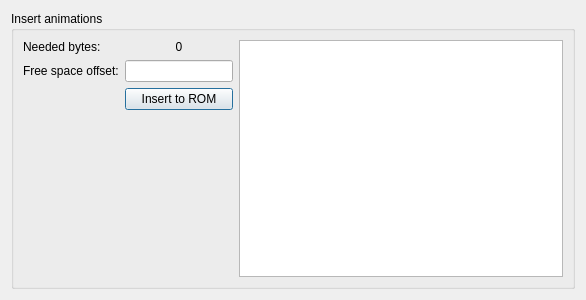
<?xml version="1.0" encoding="UTF-8"?>
<ui version="4.0">
 <class>InsertToRomDialog</class>
 <widget class="QDialog" name="InsertToRomDialog">
  <property name="geometry">
   <rect>
    <x>0</x>
    <y>0</y>
    <width>586</width>
    <height>300</height>
   </rect>
  </property>
  <property name="windowTitle">
   <string>Insert to ROM</string>
  </property>
  <layout class="QGridLayout" name="gridLayout">
   <item row="0" column="0">
    <widget class="QGroupBox" name="groupBox">
     <property name="title">
      <string>Insert animations</string>
     </property>
     <layout class="QGridLayout" name="gridLayout_2">
      <item row="0" column="1">
       <widget class="QLabel" name="needed_bytes_label">
        <property name="text">
         <string>0</string>
        </property>
        <property name="alignment">
         <set>Qt::AlignCenter</set>
        </property>
       </widget>
      </item>
      <item row="1" column="0">
       <widget class="QLabel" name="label">
        <property name="text">
         <string>Free space offset:</string>
        </property>
       </widget>
      </item>
      <item row="0" column="0">
       <widget class="QLabel" name="label_2">
        <property name="text">
         <string>Needed bytes:</string>
        </property>
       </widget>
      </item>
      <item row="1" column="1">
       <widget class="QLineEdit" name="free_space_txt">
        <property name="sizePolicy">
         <sizepolicy hsizetype="Preferred" vsizetype="Fixed">
          <horstretch>0</horstretch>
          <verstretch>0</verstretch>
         </sizepolicy>
        </property>
       </widget>
      </item>
      <item row="2" column="1">
       <widget class="QPushButton" name="insert_btn">
        <property name="text">
         <string>Insert to ROM</string>
        </property>
       </widget>
      </item>
      <item row="3" column="1">
       <spacer name="verticalSpacer">
        <property name="orientation">
         <enum>Qt::Vertical</enum>
        </property>
        <property name="sizeHint" stdset="0">
         <size>
          <width>20</width>
          <height>40</height>
         </size>
        </property>
       </spacer>
      </item>
      <item row="0" column="2" rowspan="4">
       <widget class="QTextEdit" name="output_txt">
        <property name="readOnly">
         <bool>true</bool>
        </property>
       </widget>
      </item>
     </layout>
    </widget>
   </item>
  </layout>
 </widget>
 <resources/>
 <connections/>
</ui>
